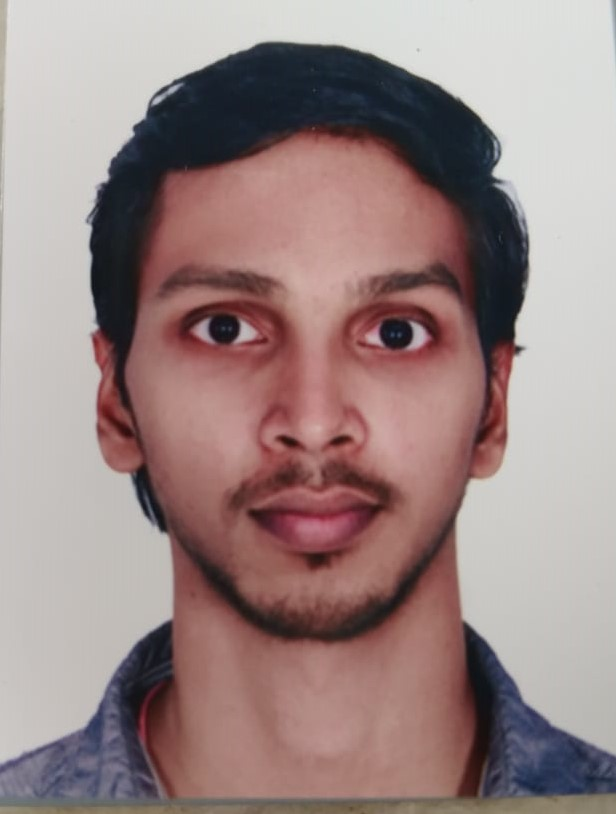
#> input picture resources/dp_1.1.jpeg, 616 x 814 px
$ python 9face_detection.py
#> lines starting #> are read from the running program, lines starting #| are printed output that depends on the picture; after the words box and inside, x2 and y2 are one past the last pixel; in counts of white or black regions, pixels touching at a corner belong together
# Cascades - Train and generate a cascade file (in XML formats)
# Opencv has default cascades - numberPlates, eyes, fullbody
# Can create custom cascades - Ref: https://github.com/opencv/opencv/tree/master/data

import cv2
import numpy as np

cascade = cv2.CascadeClassifier("resources/cascades/haarcascade_frontalface_default.xml")
image = cv2.imread("resources/dp_1.1.jpeg")
#> image is the input picture: shape (814, 616, 3); mean B, G, R 133, 134.4, 155.1
imgGrey = cv2.cvtColor(image, cv2.COLOR_BGR2GRAY)
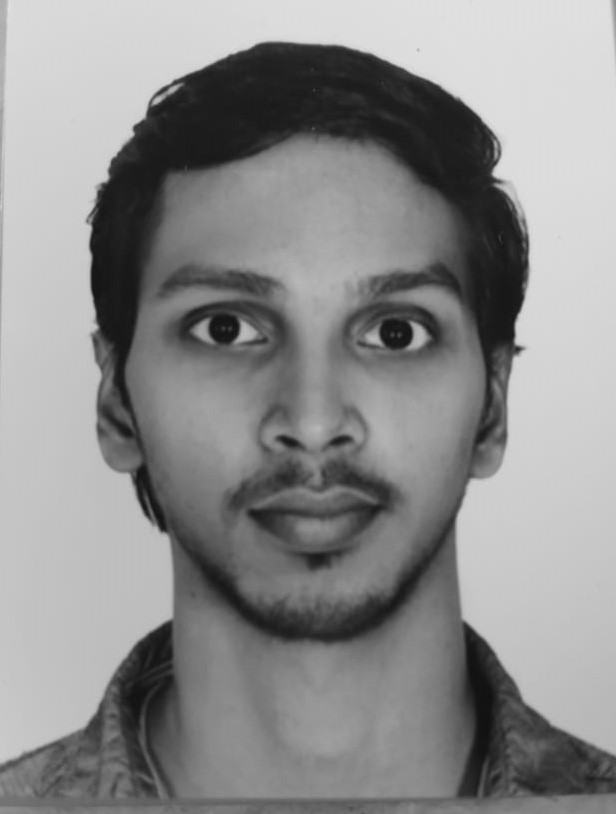
#> imgGrey: shape (814, 616); min 16, max 227, mean 140.5

facesInCascade = cascade.detectMultiScale(imgGrey, 1.1, 4)
#> facesInCascade = [[82, 155, 459, 459]]

for x,y,w,h in facesInCascade:
    cv2.rectangle(image, (x,y), (x+w, y+h), (255, 0, 0), 2)
#> this loop made 1 pass
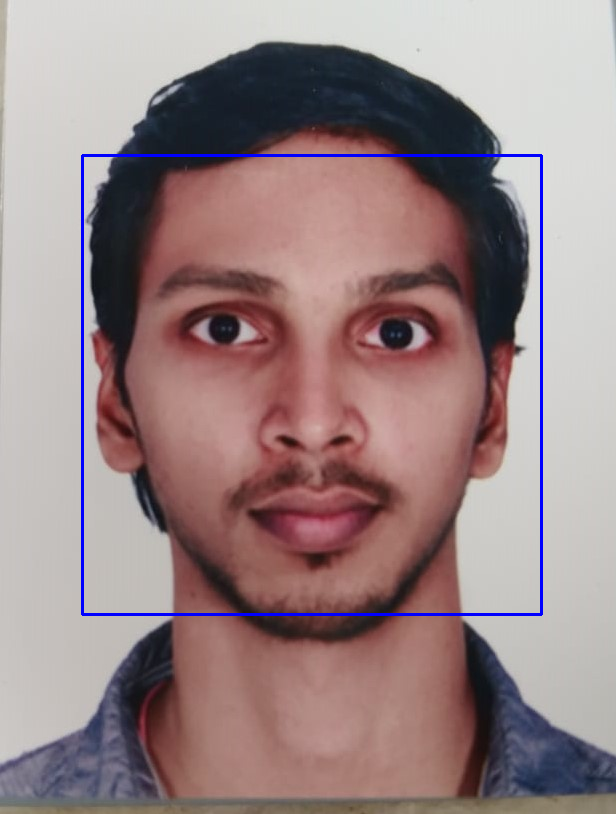
#> image: shape (814, 616, 3); 1.1% of pixels changed, all inside (x1, y1, x2, y2) = (81, 154, 543, 616)

cv2.imshow("org img", image)
cv2.waitKey(0)

$ run again, with resources/cards.jpg copied over resources/dp_1.1.jpeg
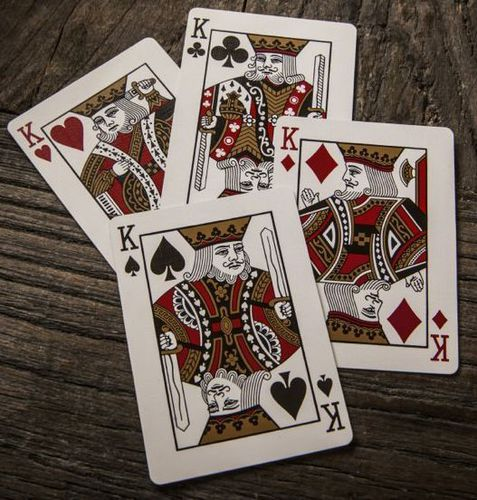
#> input picture resources/cards.jpg, 477 x 500 px
#> image is the input picture: shape (500, 477, 3); mean B, G, R 88.1, 96.6, 109.6
#> `imgGrey = cv2.cvtColor(image, cv2.COLOR_BGR2GRAY)`:
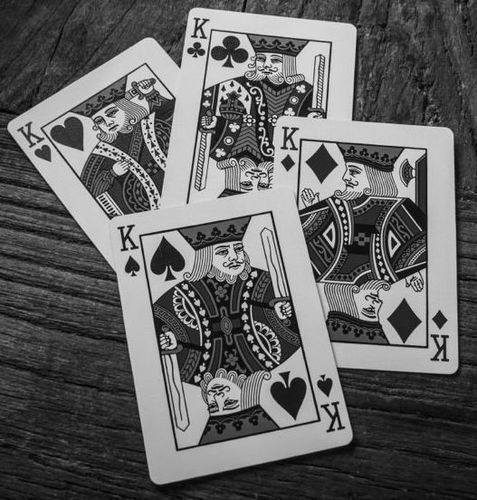
#> imgGrey: shape (500, 477); min 1, max 251, mean 99.5
#> facesInCascade = ()

$ run again, with resources/dp_2.jpg copied over resources/dp_1.1.jpeg
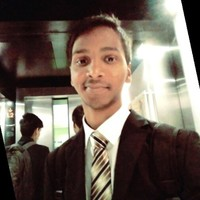
#> input picture resources/dp_2.jpg, 200 x 200 px
#> image is the input picture: shape (200, 200, 3); mean B, G, R 85.7, 95.7, 108.2
#> `imgGrey = cv2.cvtColor(image, cv2.COLOR_BGR2GRAY)`:
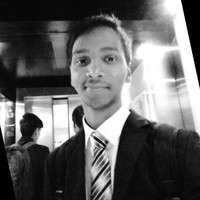
#> imgGrey: shape (200, 200); min 0, max 255, mean 98.3
#> facesInCascade = [[60, 30, 74, 74]]
#> the loop `for x,y,w,h in facesInCascade:` made 1 pass
#> after the loop `for x,y,w,h in facesInCascade:`:
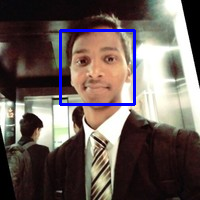
#> image: shape (200, 200, 3); 2.21% of pixels changed, all inside (x1, y1, x2, y2) = (59, 29, 136, 106)

$ run again, with resources/dp_3.jpg copied over resources/dp_1.1.jpeg
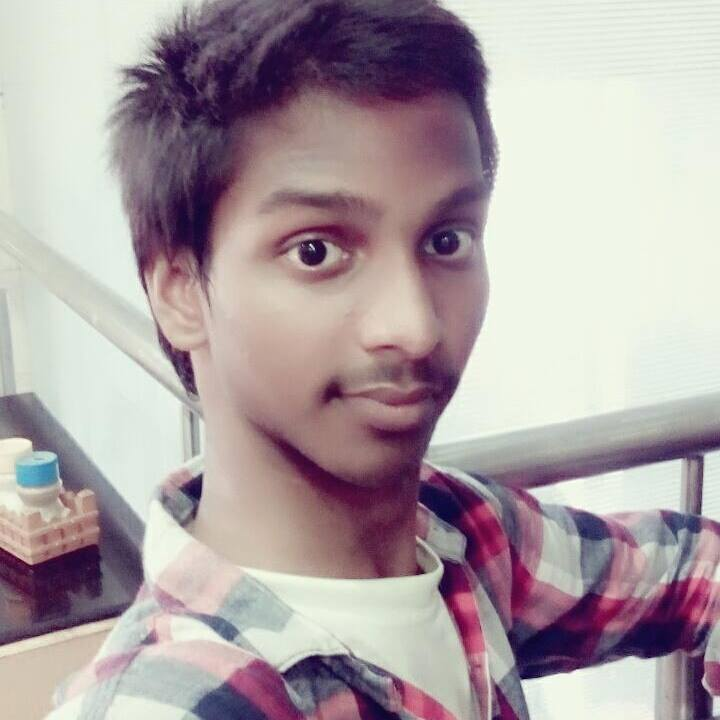
#> input picture resources/dp_3.jpg, 720 x 720 px
#> image is the input picture: shape (720, 720, 3); mean B, G, R 164.3, 161.2, 173.8
#> `imgGrey = cv2.cvtColor(image, cv2.COLOR_BGR2GRAY)`:
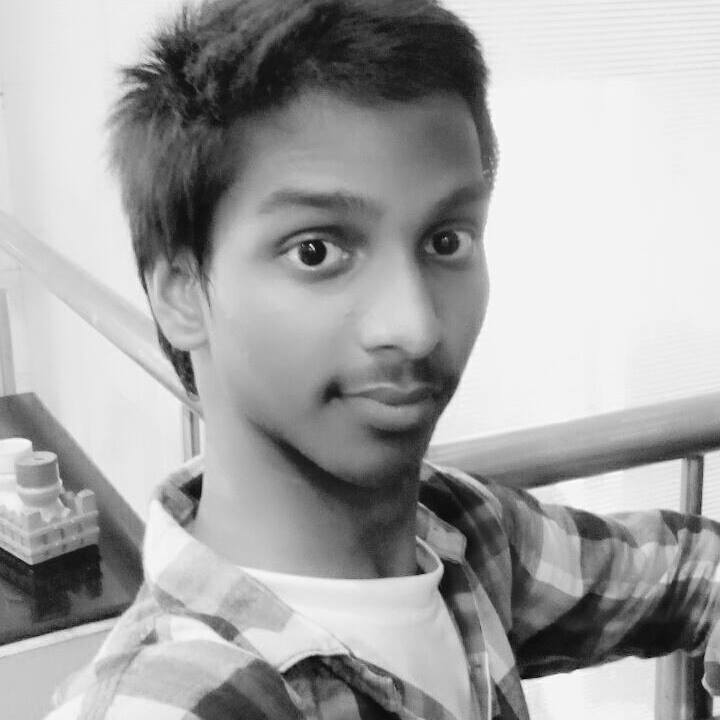
#> imgGrey: shape (720, 720); min 4, max 255, mean 165.4
#> facesInCascade = [[158, 94, 400, 400]]
#> the loop `for x,y,w,h in facesInCascade:` made 1 pass
#> after the loop `for x,y,w,h in facesInCascade:`:
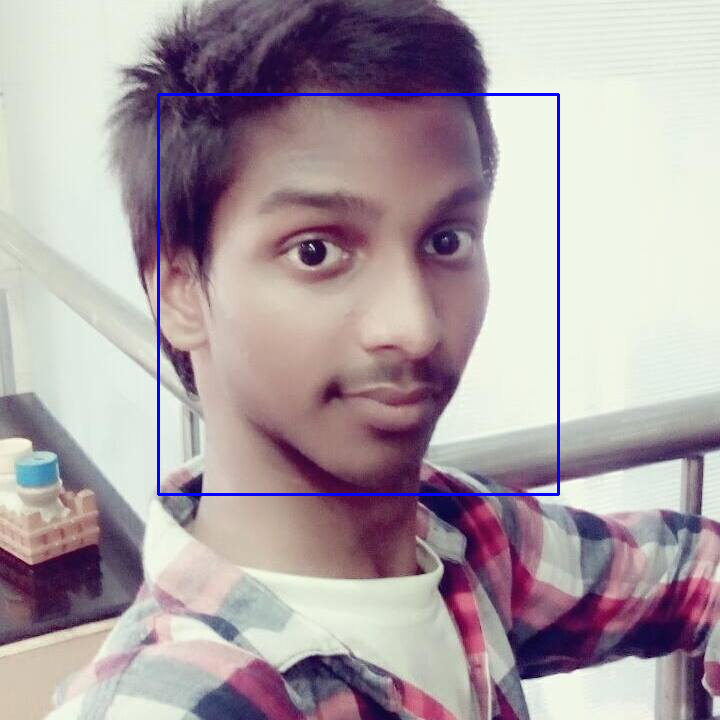
#> image: shape (720, 720, 3); 0.93% of pixels changed, all inside (x1, y1, x2, y2) = (157, 93, 560, 496)
